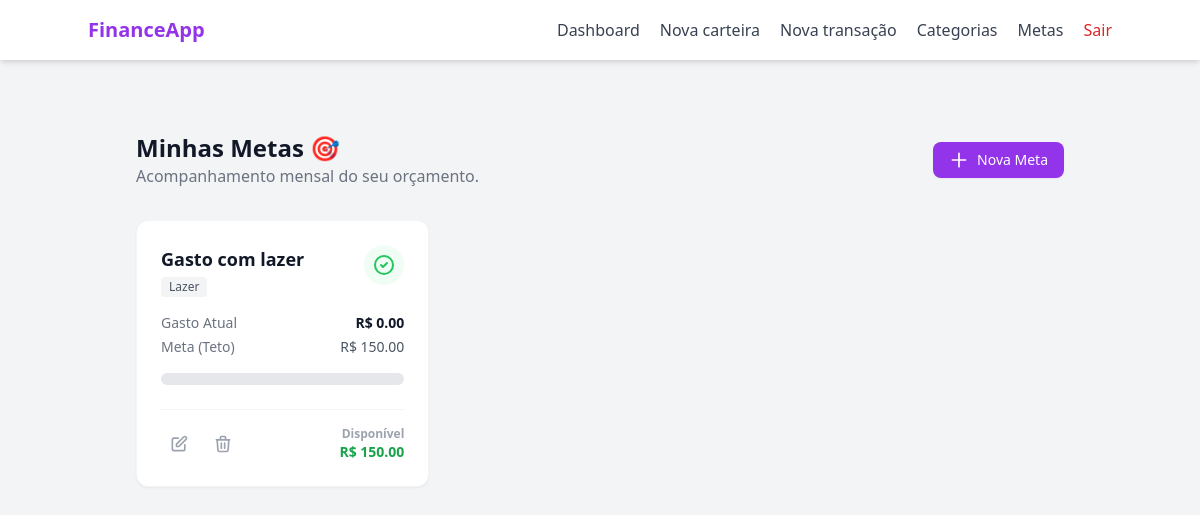
The page /goal/ (signed in) on the database its author committed.
### models/goal.py (models this page shows, shortened)
class Goal(db.Model):
    __tablename__ = "goals"
    id = db.Column(db.Integer, primary_key=True)
    goal_name = db.Column(db.String(100), nullable=False)
    target_amount = db.Column(db.Float, nullable=False)
    created_at = db.Column(db.Date, nullable= False)
    is_active = db.Column(db.Boolean, default=True)
    deadline = db.Column(db.Date, nullable=True)
    user_id = db.Column(db.Integer, db.ForeignKey("users.id"), nullable=False)
    category_id = db.Column(db.Integer, db.ForeignKey("categories.id"), nullable=True)
    category = db.relationship("UserCategory", backref="goals")

### models/category.py (models this page shows, shortened)
class Category(db.Model):
    __tablename__ = "categories"
    id = db.Column(db.Integer, primary_key= True)
    name = db.Column(db.String(100), nullable= False)
    type = db.Column(db.String(20), nullable= False)
    __mapper_args__ = {
        "polymorphic_on": type,
        "polymorphic_identity": "category"
    }

class SystemCategory(Category):
    __mapper_args__ = {
        "polymorphic_identity": "system"
    }
    is_default = db.Column(db.Boolean, default= True)

### routes/goal_routes.py (the view)
@goal_bp.route("/", methods=["GET"])
@login_required
def goal_index_page():
    GoalController.check_expired_goals(current_user.id)
    categories = CategoryController.get_user_categories(current_user.id)
    goals = GoalController.get_goals_by_user(current_user.id)
    goals_data = []
    for goal in goals:
        current_amount = 0
        if goal.category:
            for transaction in goal.category.transactions:
                if transaction.transaction_type == "expense" and transaction.created_at >= goal.created_at:
                    current_amount += transaction.value
        else:
            for transaction in TransactionController.get_user_transactions(current_user.id):
                if transaction.transaction_type == "expense":
                    current_amount += transaction.value
        goals_data.append({
            'id': goal.id,
            'name': goal.goal_name,
            'category_name': goal.category.name if goal.category else 'Sem Categoria',
            'current': float(current_amount),
            'target': float(goal.target_amount),
            'percentage': min(int((current_amount / goal.target_amount) * 100), 100),
            'real_percentage': int((current_amount / goal.target_amount) * 100),
            'remaining': float(goal.target_amount - current_amount),
            'status': 'safe' if current_amount <= goal.target_amount * 0.8 else
                      'warning' if current_amount <= goal.target_amount else
                      'danger'
        })
    return render_template('goal/index.html',
                           goals_data=goals_data,
                           categories=categories)

### controllers/category_controller.py (called while the page is built)
    @staticmethod
    def get_user_categories(user_id):
        return UserCategory.query.filter_by(user_id= user_id).all()

### controllers/goal_controller.py (called while the page is built)
    @staticmethod
    def get_goals_by_user(user_id):
        goals = Goal.query.filter_by(user_id= user_id, is_active= True).all()
        return goals

    @staticmethod
    def check_expired_goals(user_id):
        goals = GoalController.get_goals_by_user(user_id)
        today = datetime.today().date()
        for goal in goals:
            if goal.deadline <= today and goal.is_active:
                goal.is_active = False
        db.session.commit()

### templates/goal/index.html (shortened to what this page needs)
{% extends "base.html" %}
{% block content %}
<div class="max-w-7xl mx-auto px-4 sm:px-6 lg:px-8 py-8">
    <div class="flex flex-col sm:flex-row justify-between items-start sm:items-center mb-8 gap-4">
        <div>
            <h1 class="text-2xl font-bold text-gray-900">Minhas Metas 🎯</h1>
            <p class="text-gray-500">Acompanhamento mensal do seu orçamento.</p>
        </div>
        <button onclick="openCreateGoalModal()" class="inline-flex items-center px-4 py-2 bg-purple-600 hover:bg-purple-700 text-white text-sm font-medium rounded-lg shadow-sm transition-colors">
            <svg class="w-5 h-5 mr-2" fill="none" stroke="currentColor" viewBox="0 0 24 24"><path stroke-linecap="round" stroke-linejoin="round" stroke-width="2" d="M12 4v16m8-8H4"></path></svg>
            Nova Meta
        </button>
    </div>
    <div class="grid grid-cols-1 md:grid-cols-2 lg:grid-cols-3 gap-6">
        {% for item in goals_data %}
        <div class="bg-white rounded-xl shadow-sm border border-gray-100 p-6 flex flex-col justify-between hover:shadow-md transition-shadow h-full">
            <div>
                <div class="flex justify-between items-start mb-4">
                    <div>
                        <h3 class="font-bold text-gray-900 text-lg">{{ item.name }}</h3>
                        <span class="inline-flex items-center px-2 py-0.5 rounded text-xs font-medium bg-gray-100 text-gray-600 mt-1">
                            {{ item.category_name }}
                        </span>
                    </div>
                    {% if item.real_percentage >= 100 %}
                        <div class="text-red-500 bg-red-50 p-2 rounded-full">
                            <svg class="w-6 h-6" fill="none" stroke="currentColor" viewBox="0 0 24 24"><path stroke-linecap="round" stroke-linejoin="round" stroke-width="2" d="M12 9v2m0 4h.01m-6.938 4h13.856c1.54 0 2.502-1.667 1.732-3L13.732 4c-.77-1.333-2.694-1.333-3.464 0L3.34 16c-.77 1.333.192 3 1.732 3z"></path></svg>
                        </div>
                    {% elif item.real_percentage >= 75 %}
                        <div class="text-yellow-500 bg-yellow-50 p-2 rounded-full">
                            <svg class="w-6 h-6" fill="none" stroke="currentColor" viewBox="0 0 24 24"><path stroke-linecap="round" stroke-linejoin="round" stroke-width="2" d="M13 16h-1v-4h-1m1-4h.01M21 12a9 9 0 11-18 0 9 9 0 0118 0z"></path></svg>
                        </div>
                    {% else %}
                        <div class="text-green-500 bg-green-50 p-2 rounded-full">
                            <svg class="w-6 h-6" fill="none" stroke="currentColor" viewBox="0 0 24 24"><path stroke-linecap="round" stroke-linejoin="round" stroke-width="2" d="M9 12l2 2 4-4m6 2a9 9 0 11-18 0 9 9 0 0118 0z"></path></svg>
                        </div>
                    {% endif %}
                </div>
                <div class="mb-4 space-y-1">
                    <div class="flex justify-between text-sm">
                        <span class="text-gray-500">Gasto Atual</span>
                        <span class="font-bold text-gray-900">R$ {{ "%.2f"|format(item.current) }}</span>
                    </div>
                    <div class="flex justify-between text-sm">
                        <span class="text-gray-500">Meta (Teto)</span>
                        <span class="font-medium text-gray-600">R$ {{ "%.2f"|format(item.target) }}</span>
                    </div>
                </div>
                <div class="relative w-full h-3 bg-gray-200 rounded-full overflow-hidden mb-4">
                </div>
            </div>
            <div class="flex items-center justify-between border-t border-gray-100 pt-4 mt-2">
                <div class="flex space-x-2">
                    <button onclick="openEditGoalModal('{{ item.id }}')"
                            class="p-2 text-gray-400 hover:text-purple-600 hover:bg-purple-50 rounded-lg transition-colors"
                            title="Editar Meta">
                        <svg class="w-5 h-5" fill="none" stroke="currentColor" viewBox="0 0 24 24">
                            <path stroke-linecap="round" stroke-linejoin="round" stroke-width="2" d="M11 5H6a2 2 0 00-2 2v11a2 2 0 002 2h11a2 2 0 002-2v-5m-1.414-9.414a2 2 0 112.828 2.828L11.828 15H9v-2.828l8.586-8.586z"></path>
                        </svg>
                    </button>
                    <button onclick="openConfirmModal(
                            '{{ url_for('goal_bp.delete_goal', goal_id=item.id) }}',
                            'Excluir Meta',
                            'Tem certeza que deseja apagar a meta de <b>{{ item.name }}</b>?'
                            )"
                            class="p-2 text-gray-400 hover:text-red-600 hover:bg-red-50 rounded-lg transition-colors"
                            title="Excluir Meta">
                        <svg class="w-5 h-5" fill="none" stroke="currentColor" viewBox="0 0 24 24">
                            <path stroke-linecap="round" stroke-linejoin="round" stroke-width="2" d="M19 7l-.867 12.142A2 2 0 0116.138 21H7.862a2 2 0 01-1.995-1.858L5 7m5 4v6m4-6v6m1-10V4a1 1 0 00-1-1h-4a1 1 0 00-1 1v3M4 7h16"></path>
                        </svg>
                    </button>
                </div>
                <div class="text-right text-xs font-semibold">
                    {% if item.remaining >= 0 %}
                        <span class="text-gray-400 block">Disponível</span>
                        <span class="text-green-600 text-sm">R$ {{ "%.2f"|format(item.remaining) }}</span>
                    {% else %}
                        <span class="text-red-500">Excedido</span>
                        <div class="text-red-600 text-sm">R$ {{ "%.2f"|format(item.remaining | abs) }}</div>
                    {% endif %}
                </div>
            </div>
        </div>
        {% endfor %}
    </div>
</div>
{% endblock %}

### rows shown on the page
Goal: name "Gasto com lazer", target "150.00"
SystemCategory: category_name "Lazer"

### other values the page prints
{{ "%.2f"|format(item.current) }} "0.00"
{{ "%.2f"|format(item.remaining) }} "150.00"
